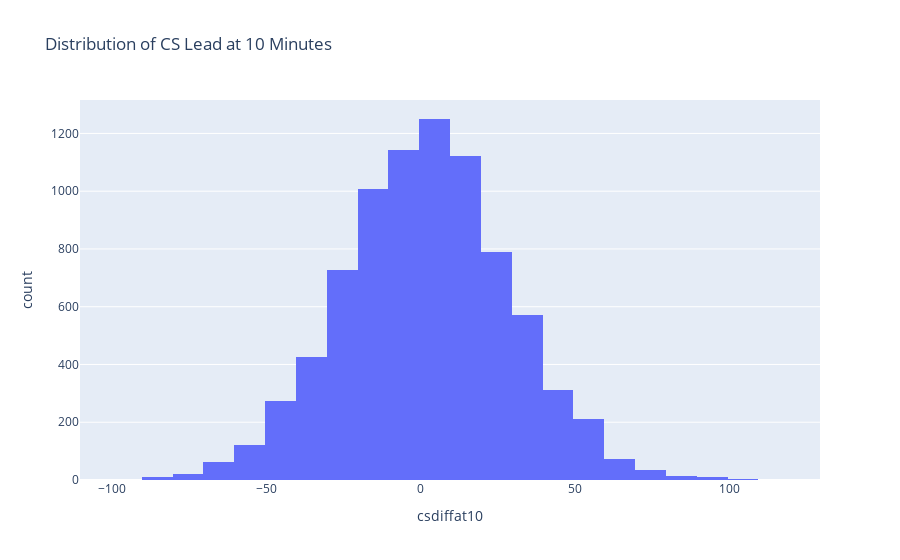
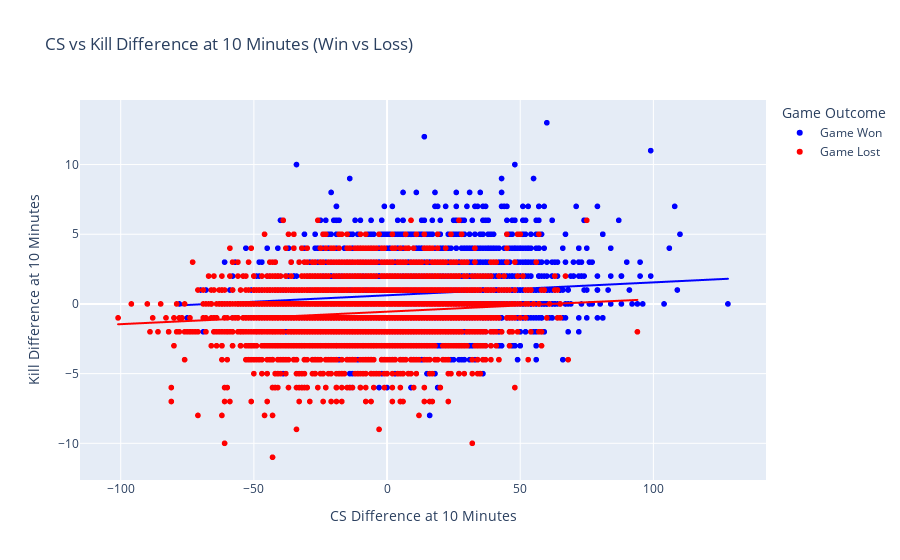
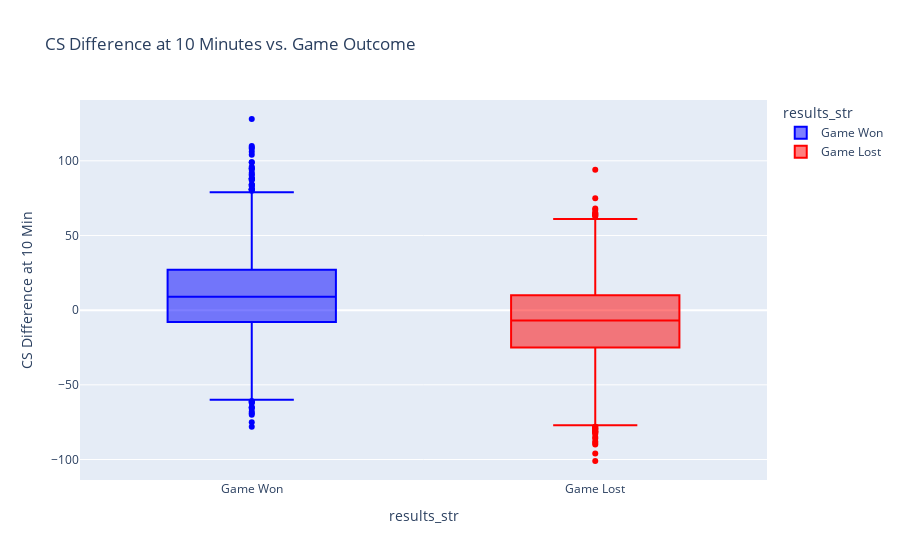
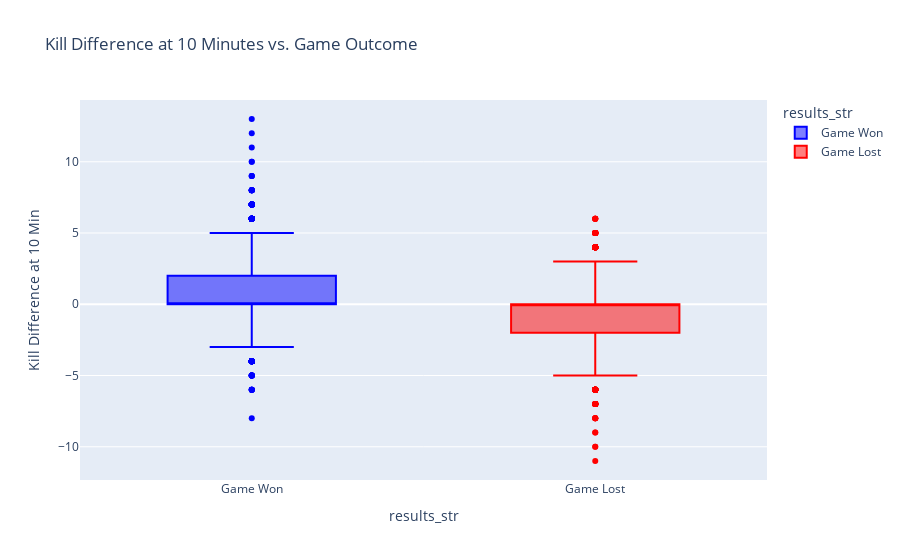

The notebook cell saved with these charts, in order:
### Code cell
fig = px.histogram(cleaned, x="csdiffat10", nbins=30, title="Distribution of CS Lead at 10 Minutes")

fig.show()

fig.write_html('fig.html', include_plotlyjs='cdn')

fig0 = px.scatter(cleaned, 
                 x='csdiffat10', 
                 y='killdiffat10', 
                 color='results_str', 
                 color_discrete_map={'Game Won': 'blue', 'Game Lost': 'red'}, 
                 labels={'csdiffat10': 'CS Difference at 10 Minutes', 
                         'killdiffat10': 'Kill Difference at 10 Minutes', 
                         'results_str': 'Game Outcome'}, 
                 title="CS vs Kill Difference at 10 Minutes (Win vs Loss)",
                 trendline="ols")
fig0.show()

fig0.write_html('fig0.html', include_plotlyjs='cdn')

fig1 = px.box(cleaned, 
             x="results_str", 
             y="csdiffat10", 
             color="results_str", 
             color_discrete_map={"Game Won": "blue", "Game Lost": "red"},
             labels={"result_str": "Game Outcome", "csdiffat10": "CS Difference at 10 Min"},
             title="CS Difference at 10 Minutes vs. Game Outcome")
fig1.show()

fig1.write_html('fig1.html', include_plotlyjs='cdn')

fig2 = px.box(cleaned, 
             x="results_str", 
             y="killdiffat10", 
             color="results_str", 
             color_discrete_map={"Game Won": "blue", "Game Lost": "red"},
             labels={"result_str": "Game Outcome", "killdiffat10": "Kill Difference at 10 Min"},
             title="Kill Difference at 10 Minutes vs. Game Outcome")

fig2.write_html('fig2.html', include_plotlyjs='cdn')

fig2.show()

### Figure 1 — Plotly figure (JSON) as saved in the notebook; plotly's stock layout.template omitted (floating-point values rounded to 4 significant figures; data arrays with more than 128 entries replaced by an {"elided": "..."} marker saying what was removed)
{"data": [{"alignmentgroup": "True", "bingroup": "x", "hovertemplate": "csdiffat10=%{x}<br>count=%{y}<extra></extra>", "legendgroup": "", "marker": {"color": "#636efa", "pattern": {"shape": ""}}, "name": "", "nbinsx": 30, "offsetgroup": "", "orientation": "v", "showlegend": false, "type": "histogram", "x": {"elided": "8185 int values"}, "xaxis": "x", "yaxis": "y"}], "layout": {"barmode": "relative", "legend": {"tracegroupgap": 0}, "title": {"text": "Distribution of CS Lead at 10 Minutes"}, "xaxis": {"anchor": "y", "domain": [0, 1], "title": {"text": "csdiffat10"}}, "yaxis": {"anchor": "x", "domain": [0, 1], "title": {"text": "count"}}}}

### Figure 2 — Plotly figure (JSON) as saved in the notebook; plotly's stock layout.template omitted (floating-point values rounded to 4 significant figures; data arrays with more than 128 entries replaced by an {"elided": "..."} marker saying what was removed)
{"data": [{"hovertemplate": "Game Outcome=Game Won<br>CS Difference at 10 Minutes=%{x}<br>Kill Difference at 10 Minutes=%{y}<extra></extra>", "legendgroup": "Game Won", "marker": {"color": "blue", "symbol": "circle"}, "mode": "markers", "name": "Game Won", "showlegend": true, "type": "scattergl", "x": {"elided": "4344 int values"}, "xaxis": "x", "y": {"elided": "4344 int values"}, "yaxis": "y"}, {"hovertemplate": "<b>OLS trendline</b><br>killdiffat10 = 0.00926311 * csdiffat10 + 0.620606<br>R<sup>2</sup>=0.013889<br><br>Game Outcome=Game Won<br>CS Difference at 10 Minutes=%{x}<br>Kill Difference at 10 Minutes=%{y} <b>(trend)</b><extra></extra>", "legendgroup": "Game Won", "marker": {"color": "blue", "symbol": "circle"}, "mode": "lines", "name": "Game Won", "showlegend": false, "type": "scattergl", "x": {"elided": "4344 int values"}, "xaxis": "x", "y": {"elided": "4344 float values"}, "yaxis": "y"}, {"hovertemplate": "Game Outcome=Game Lost<br>CS Difference at 10 Minutes=%{x}<br>Kill Difference at 10 Minutes=%{y}<extra></extra>", "legendgroup": "Game Lost", "marker": {"color": "red", "symbol": "circle"}, "mode": "markers", "name": "Game Lost", "showlegend": true, "type": "scattergl", "x": {"elided": "3841 int values"}, "xaxis": "x", "y": {"elided": "3841 int values"}, "yaxis": "y"}, {"hovertemplate": "<b>OLS trendline</b><br>killdiffat10 = 0.00897121 * csdiffat10 + -0.554538<br>R<sup>2</sup>=0.012976<br><br>Game Outcome=Game Lost<br>CS Difference at 10 Minutes=%{x}<br>Kill Difference at 10 Minutes=%{y} <b>(trend)</b><extra></extra>", "legendgroup": "Game Lost", "marker": {"color": "red", "symbol": "circle"}, "mode": "lines", "name": "Game Lost", "showlegend": false, "type": "scattergl", "x": {"elided": "3840 int values"}, "xaxis": "x", "y": {"elided": "3840 float values"}, "yaxis": "y"}], "layout": {"legend": {"title": {"text": "Game Outcome"}, "tracegroupgap": 0}, "title": {"text": "CS vs Kill Difference at 10 Minutes (Win vs Loss)"}, "xaxis": {"anchor": "y", "domain": [0, 1], "title": {"text": "CS Difference at 10 Minutes"}}, "yaxis": {"anchor": "x", "domain": [0, 1], "title": {"text": "Kill Difference at 10 Minutes"}}}}

### Figure 3 — Plotly figure (JSON) as saved in the notebook; plotly's stock layout.template omitted (floating-point values rounded to 4 significant figures; data arrays with more than 128 entries replaced by an {"elided": "..."} marker saying what was removed)
{"data": [{"alignmentgroup": "True", "hovertemplate": "results_str=%{x}<br>CS Difference at 10 Min=%{y}<extra></extra>", "legendgroup": "Game Won", "marker": {"color": "blue"}, "name": "Game Won", "notched": false, "offsetgroup": "Game Won", "orientation": "v", "showlegend": true, "type": "box", "x": {"elided": "4344 str values"}, "x0": " ", "xaxis": "x", "y": {"elided": "4344 int values"}, "y0": " ", "yaxis": "y"}, {"alignmentgroup": "True", "hovertemplate": "results_str=%{x}<br>CS Difference at 10 Min=%{y}<extra></extra>", "legendgroup": "Game Lost", "marker": {"color": "red"}, "name": "Game Lost", "notched": false, "offsetgroup": "Game Lost", "orientation": "v", "showlegend": true, "type": "box", "x": {"elided": "3841 str values"}, "x0": " ", "xaxis": "x", "y": {"elided": "3841 int values"}, "y0": " ", "yaxis": "y"}], "layout": {"boxmode": "overlay", "legend": {"title": {"text": "results_str"}, "tracegroupgap": 0}, "title": {"text": "CS Difference at 10 Minutes vs. Game Outcome"}, "xaxis": {"anchor": "y", "categoryarray": ["Game Won", "Game Lost"], "categoryorder": "array", "domain": [0, 1], "title": {"text": "results_str"}}, "yaxis": {"anchor": "x", "domain": [0, 1], "title": {"text": "CS Difference at 10 Min"}}}}

### Figure 4 — Plotly figure (JSON) as saved in the notebook; plotly's stock layout.template omitted (floating-point values rounded to 4 significant figures; data arrays with more than 128 entries replaced by an {"elided": "..."} marker saying what was removed)
{"data": [{"alignmentgroup": "True", "hovertemplate": "results_str=%{x}<br>Kill Difference at 10 Min=%{y}<extra></extra>", "legendgroup": "Game Won", "marker": {"color": "blue"}, "name": "Game Won", "notched": false, "offsetgroup": "Game Won", "orientation": "v", "showlegend": true, "type": "box", "x": {"elided": "4344 str values"}, "x0": " ", "xaxis": "x", "y": {"elided": "4344 int values"}, "y0": " ", "yaxis": "y"}, {"alignmentgroup": "True", "hovertemplate": "results_str=%{x}<br>Kill Difference at 10 Min=%{y}<extra></extra>", "legendgroup": "Game Lost", "marker": {"color": "red"}, "name": "Game Lost", "notched": false, "offsetgroup": "Game Lost", "orientation": "v", "showlegend": true, "type": "box", "x": {"elided": "3841 str values"}, "x0": " ", "xaxis": "x", "y": {"elided": "3841 int values"}, "y0": " ", "yaxis": "y"}], "layout": {"boxmode": "overlay", "legend": {"title": {"text": "results_str"}, "tracegroupgap": 0}, "title": {"text": "Kill Difference at 10 Minutes vs. Game Outcome"}, "xaxis": {"anchor": "y", "categoryarray": ["Game Won", "Game Lost"], "categoryorder": "array", "domain": [0, 1], "title": {"text": "results_str"}}, "yaxis": {"anchor": "x", "domain": [0, 1], "title": {"text": "Kill Difference at 10 Min"}}}}
